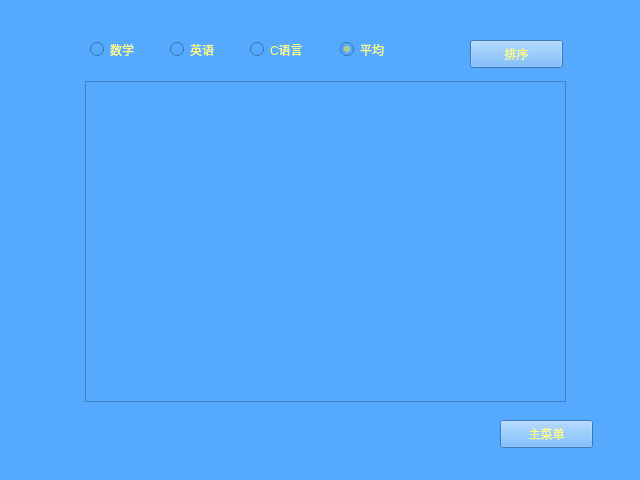
<?xml version="1.0" encoding="UTF-8"?>
<ui version="4.0">
 <class>SortWidget</class>
 <widget class="QWidget" name="SortWidget">
  <property name="geometry">
   <rect>
    <x>0</x>
    <y>0</y>
    <width>640</width>
    <height>480</height>
   </rect>
  </property>
  <property name="windowTitle">
   <string>Form</string>
  </property>
  <property name="styleSheet">
   <string notr="true">background-color: rgb(85, 170, 255);
color:rgb(255, 255, 127)</string>
  </property>
  <widget class="QPushButton" name="returnButton">
   <property name="geometry">
    <rect>
     <x>500</x>
     <y>420</y>
     <width>93</width>
     <height>28</height>
    </rect>
   </property>
   <property name="text">
    <string>主菜单</string>
   </property>
  </widget>
  <widget class="QPushButton" name="sortButton">
   <property name="geometry">
    <rect>
     <x>470</x>
     <y>40</y>
     <width>93</width>
     <height>28</height>
    </rect>
   </property>
   <property name="text">
    <string>排序</string>
   </property>
  </widget>
  <widget class="QRadioButton" name="mathRadioButton">
   <property name="geometry">
    <rect>
     <x>90</x>
     <y>40</y>
     <width>71</width>
     <height>19</height>
    </rect>
   </property>
   <property name="text">
    <string>数学</string>
   </property>
   <property name="checked">
    <bool>false</bool>
   </property>
  </widget>
  <widget class="QRadioButton" name="enRadioButton">
   <property name="geometry">
    <rect>
     <x>170</x>
     <y>40</y>
     <width>71</width>
     <height>19</height>
    </rect>
   </property>
   <property name="text">
    <string>英语</string>
   </property>
  </widget>
  <widget class="QRadioButton" name="cRadioButton">
   <property name="geometry">
    <rect>
     <x>250</x>
     <y>40</y>
     <width>71</width>
     <height>19</height>
    </rect>
   </property>
   <property name="text">
    <string>C语言</string>
   </property>
  </widget>
  <widget class="QRadioButton" name="avgRadioButton">
   <property name="geometry">
    <rect>
     <x>340</x>
     <y>40</y>
     <width>71</width>
     <height>19</height>
    </rect>
   </property>
   <property name="text">
    <string>平均</string>
   </property>
   <property name="checked">
    <bool>true</bool>
   </property>
  </widget>
  <widget class="QTableWidget" name="tableWidget">
   <property name="geometry">
    <rect>
     <x>85</x>
     <y>81</y>
     <width>481</width>
     <height>321</height>
    </rect>
   </property>
  </widget>
 </widget>
 <resources/>
 <connections/>
</ui>
